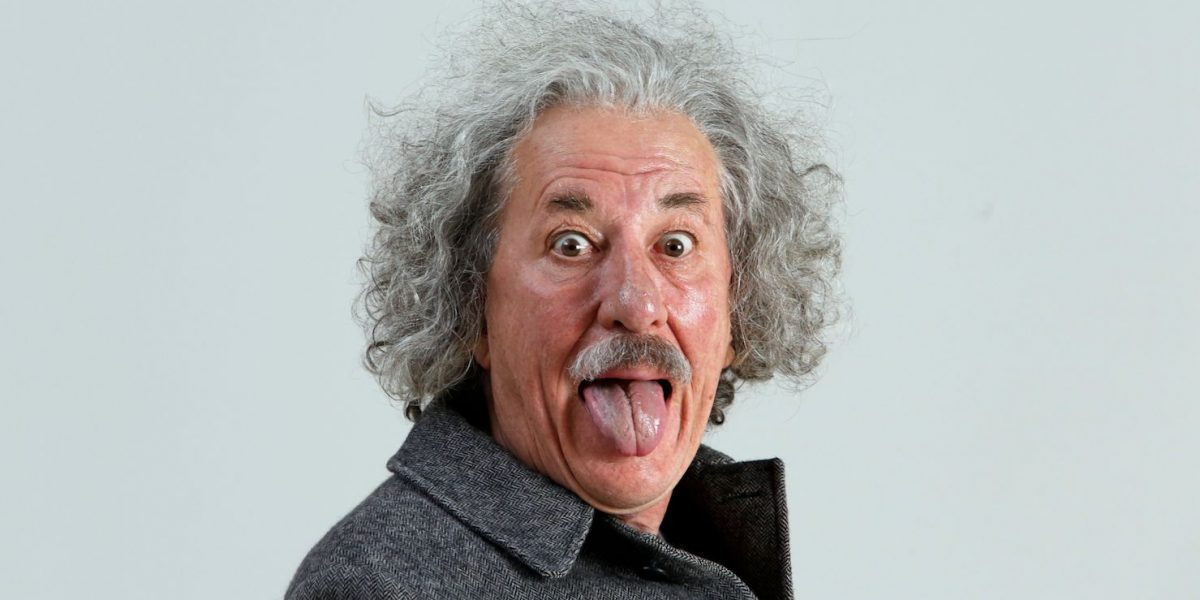
#> input picture data/albert.jpg, 1200 x 600 px
$ jupyter execute --allow-errors ch01_example1.ipynb   (shell and % lines are left out)
#> lines starting #> are read from the running program, lines starting #| are printed output that depends on the picture
# SVD Approach for Image Compression

**Jesus Pineda Castro.**

In linear algebra, The singular value decomposition (SVD) of a matrix $Q$ is the factorization of $Q$ into the product of three matrices $USV^T$, where $U$ and $V$ are represents the orthonormal matrices and $S$ is a diagonal matrix comprised of the singular values of $Q$. The singular values appear in descending order along the main diagonal of $S$. It has many useful applications especially in the field of digital image compression.

This tutorial illustrates the SVD image compression process:

**1. To read the image, use:**

[cell 1]
from ipywidgets import *
import matplotlib.pyplot as plt
from PIL import Image
import numpy as np
from numpy import *
# to read an image and convert it to grayscale, just add convert('L') like this:
I = array(Image.open('data/albert.jpg').convert('L'))
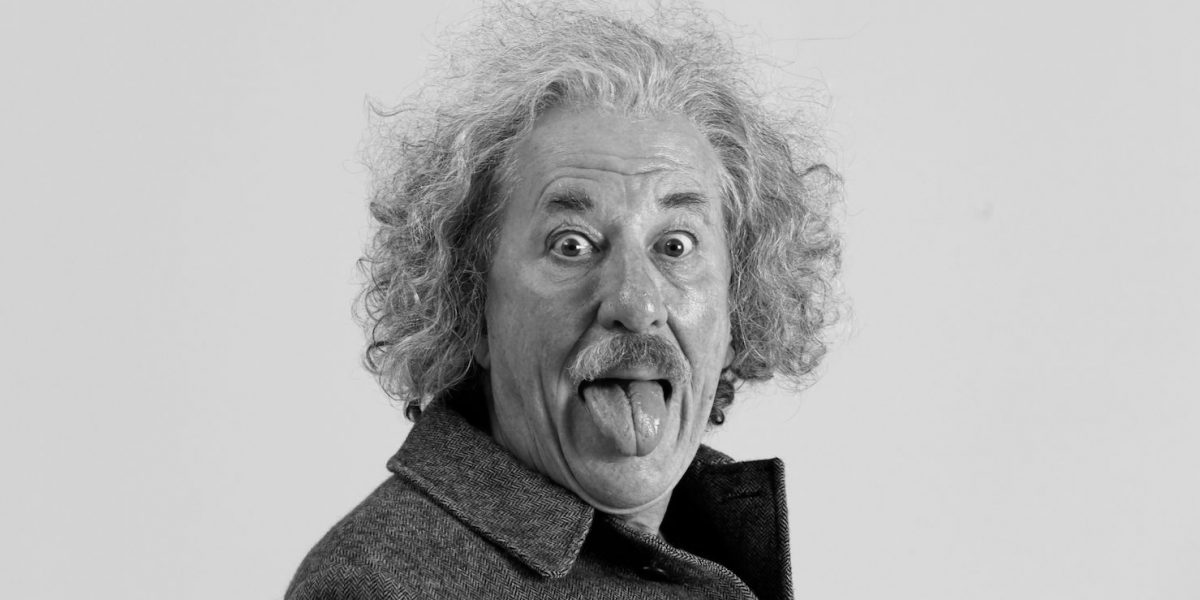
#> I: shape (600, 1200); min 0, max 248, mean 180.2

# show the image
plt.figure(figsize=(9,5))
plt.imshow(I,cmap='gray')
plt.axis('off')
plt.show()

**2. Run the SVD and return the matrixes: U, S, and V**:

[cell 2]
# U and V are 2D unitary arrays and S is a 1D array of a‘s singular values.
U,S,V = np.linalg.svd(I, full_matrices=False)
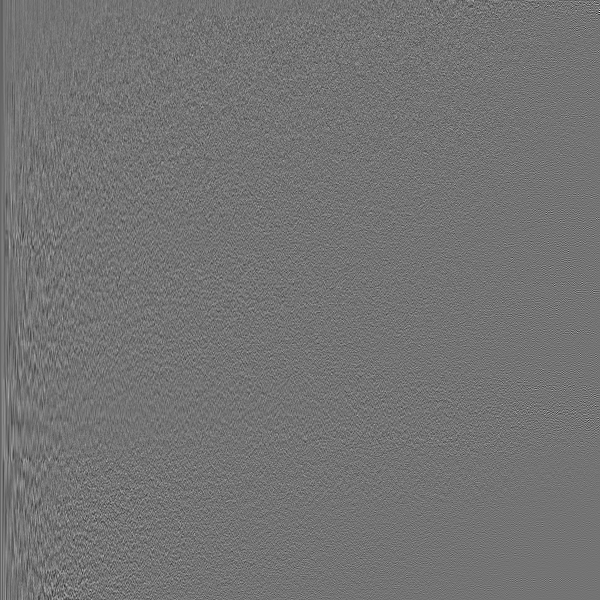
#> U: shape (600, 600) float64; min -0.359, max 0.43, mean -6.34e-05; drawn with min black and max white
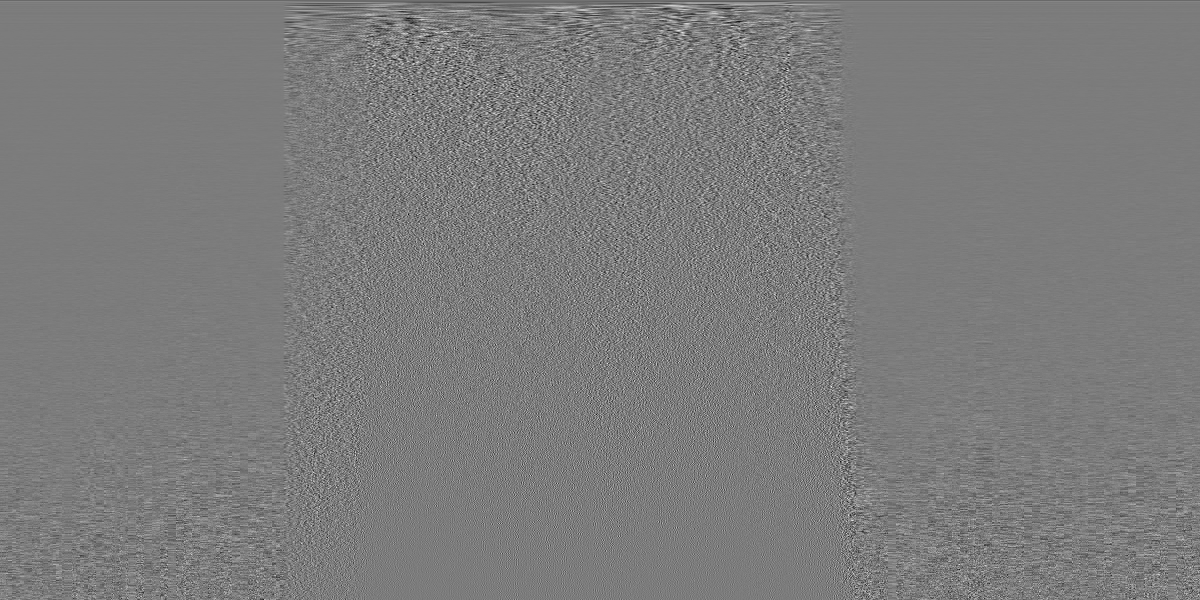
#> V: shape (600, 1200) float64; min -0.218, max 0.229, mean -6.27e-05; drawn with min black and max white
#> S = 600 values, max 157766.1 at index 0, min 1.16 at index 599, mean 598.6

$ run again, with data/build.jpg copied over data/albert.jpg
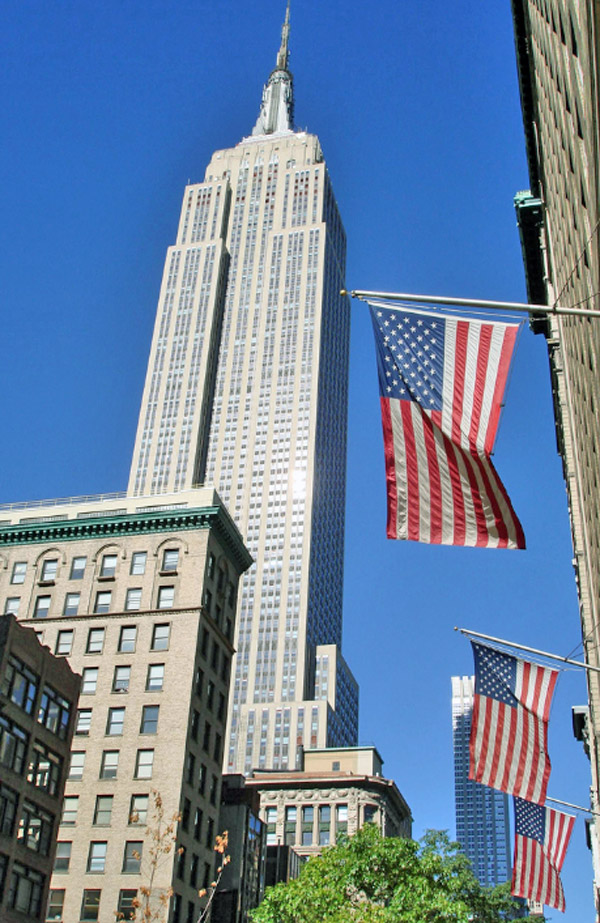
#> input picture data/build.jpg, 600 x 923 px
#> `U,S,V = np.linalg.svd(I, full_matrices=False)`:
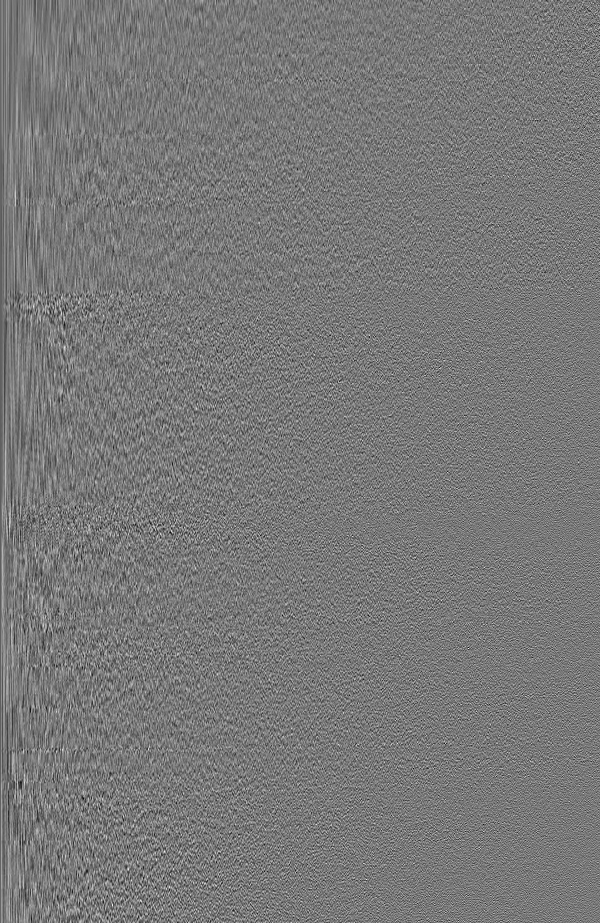
#> U: shape (923, 600) float64; min -0.18, max 0.2, mean -6.05e-05; drawn with min black and max white
#> `U,S,V = np.linalg.svd(I, full_matrices=False)`:
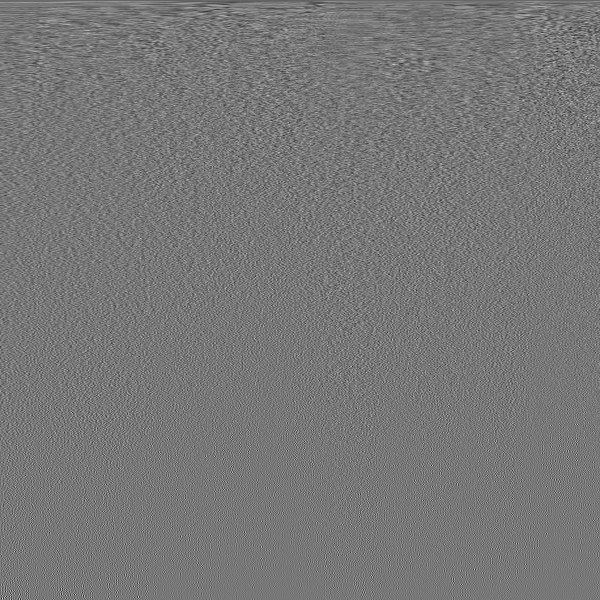
#> V: shape (600, 600) float64; min -0.309, max 0.349, mean -7.07e-05; drawn with min black and max white
#> S = 600 values, max 97474.5 at index 0, min 5.32 at index 599, mean 750.4
